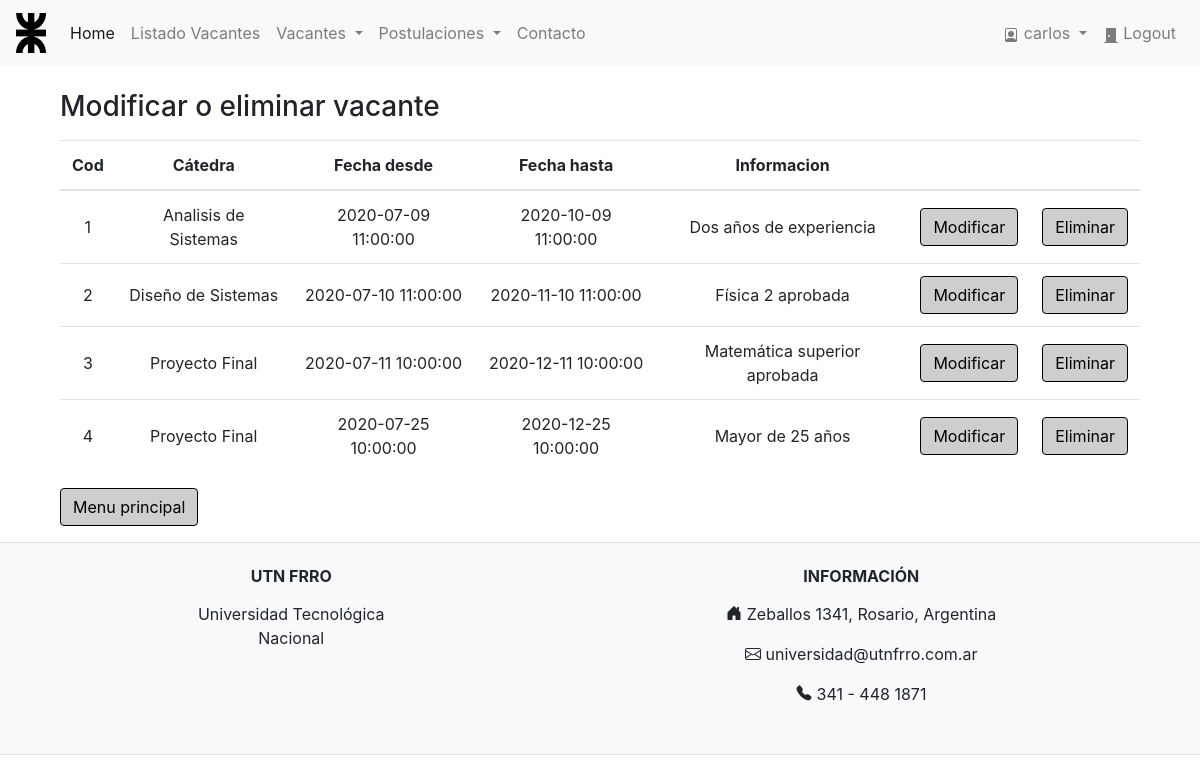
Page /Logic/bm_vacante.php (signed in) on the committed database.
### tables this page shows
CREATE TABLE `vacante` (
  `cod_vacante` int(11) NOT NULL,
  `fecha_desde` datetime NOT NULL,
  `fecha_hasta` datetime NOT NULL,
  `info_general` varchar(45) DEFAULT NULL,
  `cod_catedra` int(11) NOT NULL,
  PRIMARY KEY (`cod_vacante`),
  KEY `fk_vacante_catedra_idx` (`cod_catedra`),
  CONSTRAINT `fk_vacante_catedra` FOREIGN KEY (`cod_catedra`) REFERENCES `catedra` (`cod_catedra`) ON UPDATE CASCADE
);

CREATE TABLE `catedra` (
  `cod_catedra` int(11) NOT NULL,
  `nombre_catedra` varchar(45) NOT NULL,
  `legajo` int(11) NOT NULL,
  `cod_departamento` int(11) NOT NULL,
  PRIMARY KEY (`cod_catedra`),
  KEY `fk_catedra_jefe-catedra_idx` (`legajo`),
  KEY `fk_catedra_departamento_idx` (`cod_departamento`),
  CONSTRAINT `fk_catedra_departamento` FOREIGN KEY (`cod_departamento`) REFERENCES `departamento` (`cod_departamento`) ON UPDATE CASCADE,
  CONSTRAINT `fk_catedra_jefe` FOREIGN KEY (`legajo`) REFERENCES `jefe_catedra` (`legajo`) ON UPDATE CASCADE
);

### Logic/bm_vacante.php (the view, shortened to what this page needs)
<!DOCTYPE html>
<html>
<head>
    <?php
    include_once("../Logic/header.php");
    ?>
</head>
<body>
    <div class="container">
        <div class="form-group col-md-12">
            <br />
            <h3>Modificar o eliminar vacante</h3>
        </div>
        <?php
        $sentencia = "SELECT v.cod_vacante, v.fecha_desde, v.fecha_hasta, v.info_general, c.nombre_catedra
                FROM vacante v
                INNER JOIN catedra c
                ON v.cod_catedra=c.cod_catedra
                WHERE NOW() > fecha_desde and NOW() < fecha_hasta";
        $resultado = mysqli_query($link, $sentencia) or die(mysqli_error($link));
        ?>
        <div class="container">
            <form action="bm_vacante2.php" method="post">
                <table class="table">
                    <thead>
                        <tr>
                            <th scope="col">Cod</th>
                            <th scope="col">Cátedra</th>
                            <th scope="col">Fecha desde</th>
                            <th scope="col">Fecha hasta</th>
                            <th scope="col">Informacion</th>
                            <th scope="col"></th>
                            <th scope="col"></th>
                        </tr>
                    </thead>
                    <tbody>
                        <?php
                        while ($fila = mysqli_fetch_array($resultado)) {
                        ?>
                            <tr>
                                <td><?php echo ($fila['cod_vacante']); ?></td>
                                <td><?php echo ($fila['nombre_catedra']); ?></td>
                                <td><?php echo ($fila['fecha_desde']); ?></td>
                                <td><?php echo ($fila['fecha_hasta']); ?></td>
                                <td><?php echo ($fila['info_general']); ?></td>
                                <td><button type="submit" class="btn btn-primary" name="seleccion" value="<?php echo 'm' . $fila['cod_vacante']; ?>">Modificar</button></td>
                                <td><button type="submit" class="btn btn-primary" name="seleccion" value="<?php echo 'b' . $fila['cod_vacante']; ?>">Eliminar</button></td>
                            </tr>
                        <?php
                        }
                        ?>
                    </tbody>
                </table>
            </form>
            <div class="form-group">
                <a href="../Logic/index.php" class="btn btn-primary">Menu principal</a>
            </div>
        </div>
    </div>
    <?php
    include_once("../Logic/footer.php");
    ?>
</body>
</html>

### Logic/Estilo/estilo.css (style rules this page uses)
.btn-primary { color: black !important; background-color: #CECECE !important; border-color: black !important; }
td,th { text-align: center !important; vertical-align: middle !important; }

### rows in the picture
vacante: cod_vacante "1", cod_catedra.nombre_catedra "Analisis de Sistemas", fecha_desde "2020-07-09 11:00:00", fecha_hasta "2020-10-09 11:00:00", info_general "Dos años de experiencia"
vacante: cod_vacante "2", cod_catedra.nombre_catedra "Diseño de Sistemas", fecha_desde "2020-07-10 11:00:00", fecha_hasta "2020-11-10 11:00:00", info_general "Física 2 aprobada"
vacante: cod_vacante "3", cod_catedra.nombre_catedra "Proyecto Final", fecha_desde "2020-07-11 10:00:00", fecha_hasta "2020-12-11 10:00:00", info_general "Matemática superior aprobada"
vacante: cod_vacante "4", cod_catedra.nombre_catedra "Proyecto Final", fecha_desde "2020-07-25 10:00:00", fecha_hasta "2020-12-25 10:00:00", info_general "Mayor de 25 años"

### other values in the picture
$_SESSION['usuario'] "carlos"
